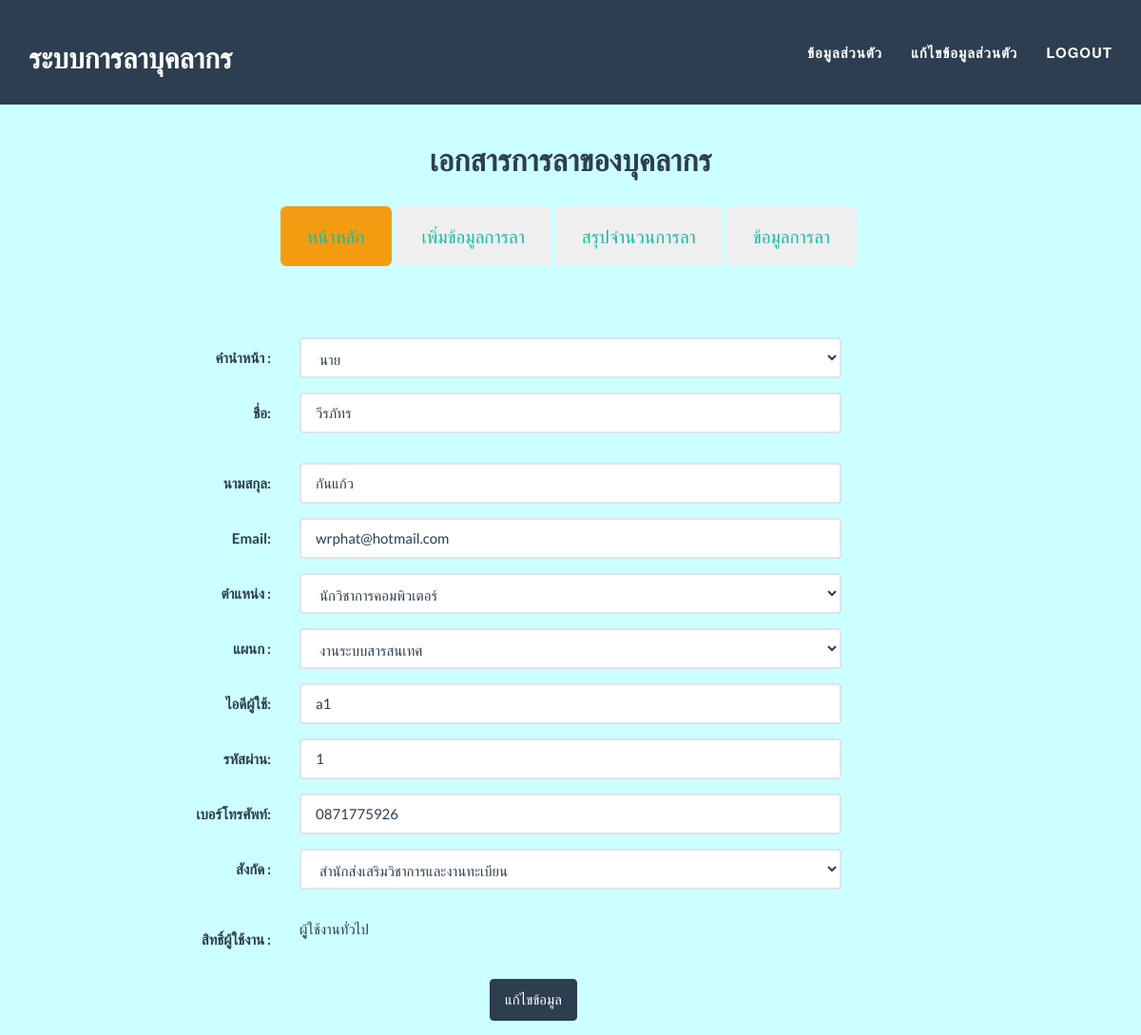
Page /edit.php (signed in) on the committed database.
### tables this page shows
CREATE TABLE `la_personal` (
  `id_personal` int(11) NOT NULL AUTO_INCREMENT,
  `id_prefix` int(11) DEFAULT NULL,
  `username` varchar(50) DEFAULT NULL,
  `password` int(11) DEFAULT NULL,
  `fname` varchar(255) DEFAULT NULL,
  `lname` varchar(255) DEFAULT NULL,
  `email` varchar(100) NOT NULL,
  `id_position` int(11) DEFAULT NULL,
  `id_subdepart` int(11) DEFAULT NULL,
  `id_departmaent` int(11) DEFAULT NULL,
  `id_boss` int(11) DEFAULT NULL,
  `tel` varchar(255) DEFAULT NULL,
  `permission` int(5) NOT NULL,
  `colagela` int(5) NOT NULL,
  `imgper` varchar(200) NOT NULL,
  PRIMARY KEY (`id_personal`)
);

CREATE TABLE `la_prefix` (
  `id_prefix` int(11) NOT NULL DEFAULT '0',
  `nameprefix` varchar(255) DEFAULT NULL,
  PRIMARY KEY (`id_prefix`)
);

CREATE TABLE `la_position` (
  `id_position` int(11) NOT NULL DEFAULT '0',
  `nameposition` varchar(255) DEFAULT NULL,
  PRIMARY KEY (`id_position`)
);

CREATE TABLE `la_subdepart` (
  `id_subdepart` int(11) NOT NULL DEFAULT '0',
  `namesubdepart` varchar(255) DEFAULT NULL,
  PRIMARY KEY (`id_subdepart`)
);

CREATE TABLE `la_department` (
  `id_department` int(11) NOT NULL DEFAULT '0',
  `namedepartment` varchar(255) DEFAULT NULL,
  PRIMARY KEY (`id_department`)
);

CREATE TABLE `la_permission` (
  `id_per` int(11) NOT NULL AUTO_INCREMENT,
  `name_per` varchar(100) NOT NULL,
  PRIMARY KEY (`id_per`)
);

### config.php (called while the page is built, shortened)
<?php
function db()
{
	return $GLOBALS['mysqli'];
}
?>

### edit.php (the view, shortened to what this page needs)
<?php
include 'config.php';
?>
<!DOCTYPE html>
<html lang="en">
	<head>
	<link href="css/bootstrap.min.css" rel="stylesheet">
	<link href="css/freelancer.css" rel="stylesheet">
	<link href="font-awesome/css/font-awesome.min.css" rel="stylesheet" type="text/css">
</head>
<body id="page-top" class="index">
	<?php include 'menu.php';?>
<div class="col-lg-12" style="background-color:#CCFFFF;">
<?php
$query = db()->query('SELECT id_personal,id_prefix,fname,lname,email,id_position,id_subdepart,tel,username,password,id_departmaent,permission FROM la_personal where id_personal="'.$_SESSION['iduser'].'"');
list($id_personal, $id_prefix, $fname, $lname, $email, $id_position, $id_subdepart, $tel, $username, $password, $id_departmaent, $permission) = $query->fetch_row();
?>
<div class="container">
	<div class="row">
	<form class="form-horizontal" action="editin.php" method="post">
       <div class="form-group">
	<label class="col-sm-3 control-label">คำนำหน้า :</label>
<div class="col-sm-6">
  <select name="idpre" class="form-control" >
 <?php  $query = db()->query('SELECT id_prefix,nameprefix FROM la_prefix');
		while(list($idprefix1,$nameprefix1) = $query->fetch_row())
		{ ?>
  <option value="<?php echo $idprefix1;?>" <?php if($idprefix1==$id_prefix){echo "selected";}?>><?php echo $nameprefix1;?></option>
  <?php }?>
</select>
</div>
</div>
	<div class="form-group">
		<label class="col-sm-3 control-label" >ชื่อ: </label>
        <div class="col-sm-6">
		  <input type="text" name="fname" class="form-control" value="<?php echo $fname;?>">
		</div>
	</div>
         <div class="form-group">
		<div class="col-sm-3"></div>
        </div>
	<div class="form-group">
	<label class="col-sm-3 control-label" >นามสกุล: </label>
        <div class="col-sm-6">
		<input type="text" name="lname" class="form-control" value="<?php echo $lname;?>">
	 </div>
		<div class="col-sm-3"></div>
        </div>
              	<div class="form-group">
	<label class="col-sm-3 control-label" >Email: </label>
        <div class="col-sm-6">
		<input type="text" name="email" class="form-control" value="<?php echo $email;?>">
	 </div>
		<div class="col-sm-3"></div>
        </div>
         <div class="form-group">
	<label class="col-sm-3 control-label">ตำแหน่ง :</label>
<div class="col-sm-6">
  <select name="id_position" class="form-control" >
 <?php  $query = db()->query('SELECT id_position,nameposition FROM la_position');
		while(list($idposition1,$nameposition1) = $query->fetch_row())
		{ ?>
  <option value="<?php echo $idposition1;?>" <?php if($idposition1==$id_position){echo "selected";}?>><?php echo $nameposition1;?></option>
  <?php }?>
</select>
</div>
</div>
      <div class="form-group">
	<label class="col-sm-3 control-label">แผนก :</label>
<div class="col-sm-6">
  <select name="id_subdepart" class="form-control" >
 <?php  $query = db()->query('SELECT id_subdepart,namesubdepart FROM la_subdepart');
		while(list($idsubdepart1,$namesubdepart1) = $query->fetch_row())
		{ ?>
  <option value="<?php echo $idsubdepart1;?>" <?php if($idsubdepart1==$id_subdepart){echo "selected";}?>><?php echo $namesubdepart1;?></option>
  <?php }?>
</select>
</div>
</div>
    <div class="form-group">
	<label class="col-sm-3 control-label" >ไอดีผู้ใช้: </label>
        <div class="col-sm-6">
		<input type="text" name="username" class="form-control" value="<?php echo $username;?>">
	 </div>
		<div class="col-sm-3"></div>
        </div>
    <div class="form-group">
	<label class="col-sm-3 control-label" >รหัสผ่าน: </label>
        <div class="col-sm-6">
		<input type="text" name="password" class="form-control" value="<?php echo $password;?>">
	 </div>
		<div class="col-sm-3"></div>
        </div>
<div class="form-group">
	<label class="col-sm-3 control-label" >เบอร์โทรศัพท์: </label>
        <div class="col-sm-6">
		<input type="text" name="tel" class="form-control" value="<?php echo $tel;?>">
	 </div>
		<div class="col-sm-3"></div>
        </div>
                <div class="form-group">
	<label class="col-sm-3 control-label">สังกัด :</label>
<div class="col-sm-6">
  <select name="id_departmaent" class="form-control" >
 <?php  $query = db()->query('SELECT id_department,namedepartment FROM la_department');
		while(list($iddepartment1,$namedepartment1) = $query->fetch_row())
		{ ?>
  <option value="<?php echo $iddepartment1;?>" <?php if($iddepartment1==$id_departmaent){echo "selected";}?>><?php echo $namedepartment1;?></option>
  <?php }?>
</select>
</div>
</div>
            <div class="form-group">
		<div class="col-sm-3"></div>
        </div>
                        <div class="form-group">
	<label class="col-sm-3 control-label">สิทธิ์ผู้ใช้งาน :</label>
<div class="col-sm-6">
 <?php  $query = db()->query('SELECT * FROM la_permission');
		while(list($id_per,$name_per) = $query->fetch_row())
		{ ?>
  		<?php if($id_per==$permission){echo $name_per;}?>
  <?php }?>
</div>
</div>
            <div class="form-group">
		<div class="col-sm-3"></div>
        </div>
            <div class="form-group">
	<div class="col-sm-5"></div>
	<div class="col-sm-6">
		<input a class="btn btn-primary" type="submit" value="แก้ไขข้อมูล"></a></div>
	 </div>
        </form>
    </div>
    </div>
</div>
    </body>
</html>

### css/freelancer.css (style rules this page uses)
body { overflow-x: hidden; }

### rows in the picture
la_personal: idpre "นาย", fname "วีรภัทร", lname "กันแก้ว", email "wrphat@hotmail.com", id_position "นักวิชาการคอมพิวเตอร์", id_subdepart "งานระบบสารสนเทศ", username "a1", password "1", tel "0871775926", id_departmaent "สำนักส่งเสริมวิชาการและงานทะเบียน"
la_permission: name_per "ผูู้ใช้งานทั่วไป"
